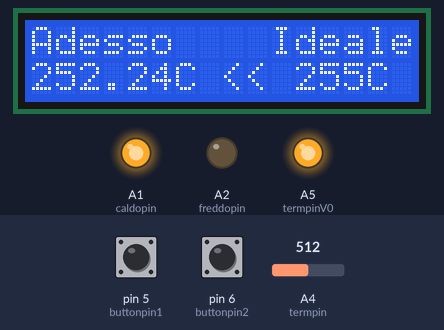
The sketch below on a simulated Arduino Uno, built with avr-gcc and run on an emulated ATmega328P. On the bench: 16×2 character LCD, output pins drawn as LEDs (lit = HIGH). Inputs (shaded band) come from the test bench; at power-on: A4 (termpin) = 512, pin 5 (buttonpin1) LOW, pin 6 (buttonpin2) LOW. EEPROM starts erased; pins used as bus, display or sensor lines are not drawn.

Above: at 1.2 s.
1.3 s: A4 (termpin) set to 516
At 2.2 s:
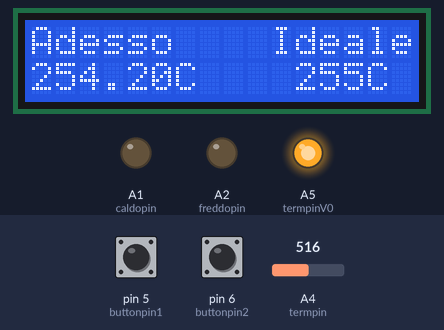
2.8 s: pin 5 (buttonpin1) pulled HIGH for 1 s
At 5.0 s:
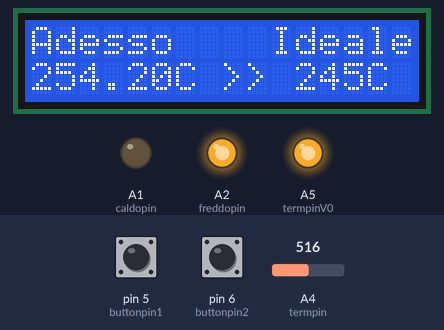
5.3 s: pin 6 (buttonpin2) pulled HIGH for 0.15 s
At 6.5 s:
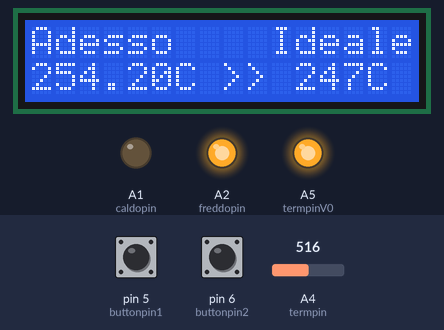
7.0 s: pin 6 (buttonpin2) pulled HIGH for 1 s
At 8.4 s:
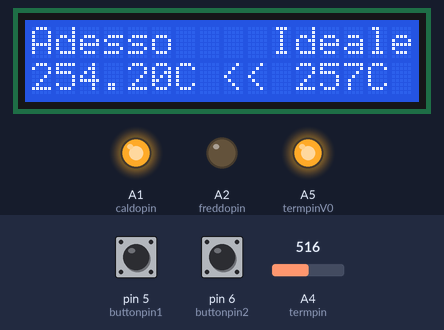
9.5 s: A4 (termpin) set to 511
At 10.7 s:
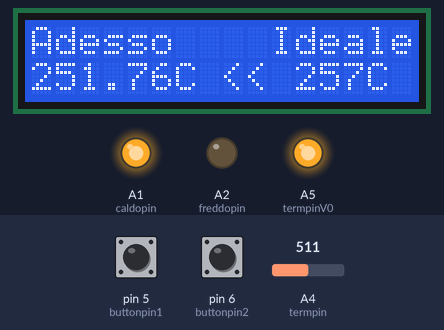
11.0 s: pin 5 (buttonpin1) pulled HIGH for 0.15 s
At 11.9 s:
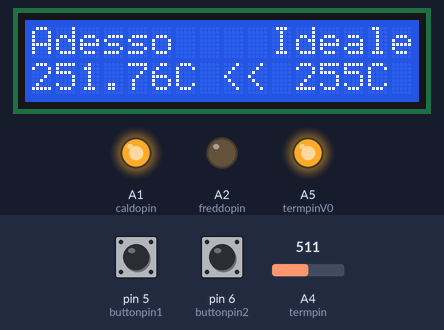
Timing chart, 0 to 13.7 s (numbered marks = the images above; inputs shaded):
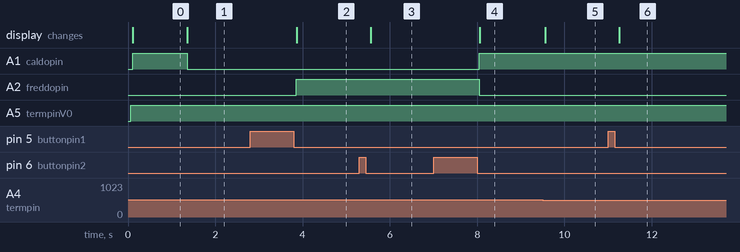

The sketch:

termostato_frigo.ino
```cpp
// include the library code:
#include <LiquidCrystal.h>
#include <EEPROM.h>

// initialize the library with the numbers of the interface pins
LiquidCrystal lcd(4,2,10,11,12,13);

const char displayvcc=8;
const char displaygnd=7;
const char buttonpin1=5;
const char buttonpin2=6;
const char termpin=A4;
const char termpinV0=A5;
const char termpingnd=A3;
const char freddopin=A2;

const char caldopin=A1;

int buttonstate1=0;
int buttonstate2=0;
int freddo;
int caldo;
float tempread;
float tempattuale;
int temp=EEPROM.read(0);
String sugiu;

void setup() {
  // set up the LCD's number of columns and rows:
  lcd.begin(16, 2);
  pinMode(displayvcc, OUTPUT);
  pinMode(displaygnd, OUTPUT);
  pinMode(termpin, INPUT);
  pinMode(buttonpin1, INPUT);
  pinMode(buttonpin2, INPUT);
  pinMode(caldopin, OUTPUT);
  pinMode(freddopin, OUTPUT);

  pinMode(termpinV0, OUTPUT);
  pinMode(termpingnd, OUTPUT);
}

void loop() {
  digitalWrite(displayvcc, HIGH);
  digitalWrite(displaygnd, LOW);
  digitalWrite(termpinV0, HIGH);
  digitalWrite(termpingnd, LOW);
  buttonstate1 = digitalRead(buttonpin1);
  buttonstate2 = digitalRead(buttonpin2);
  if (buttonstate1 == HIGH) {
  temp=temp-1;
  EEPROM.write(0,temp);
  delay(100);
  goto fine;
  }
  if (buttonstate2 == HIGH) {
  temp=temp+1;
  EEPROM.write(0,temp);
  delay(100);
  goto fine;
  }
  //tempattuale=(float) analogRead(termpin)*500/1023+2;
  tempread=analogRead(termpin);
  delay(2);
  tempread=tempread+analogRead(termpin);
  delay(2);
  tempread=tempread+analogRead(termpin);
  delay(2);
  tempread=tempread+analogRead(termpin);
  delay(2);
  tempread=tempread+analogRead(termpin);
  delay(2);
  tempread=tempread+analogRead(termpin);
  delay(2);
  tempread=tempread+analogRead(termpin);
  delay(2);
  tempread=tempread+analogRead(termpin);
  delay(2);
  tempread=tempread+analogRead(termpin);
  delay(2);
  tempread=tempread+analogRead(termpin);
  delay(2);
  tempread=tempread+analogRead(termpin);
  delay(2);
  tempread=tempread+analogRead(termpin);
  delay(2);
  tempread=tempread+analogRead(termpin);
  delay(2);
  tempread=tempread+analogRead(termpin);
  delay(2);
  tempread=tempread+analogRead(termpin);
  delay(2);
  tempread=tempread+analogRead(termpin);
  delay(2);
  tempread=tempread+analogRead(termpin);
  delay(2);
  tempread=tempread+analogRead(termpin);
  delay(2);
  tempread=tempread+analogRead(termpin);
  delay(2);
  tempread=tempread+analogRead(termpin);
  delay(2);
  tempattuale=tempread/1023*25+2;

  sugiu="    ";
  if (tempattuale > (temp+2)) {
    digitalWrite(freddopin, HIGH);
    digitalWrite(caldopin, LOW);
    sugiu=" >> ";
    }
  if (tempattuale < (temp-2)) {
    digitalWrite(freddopin, LOW);
    digitalWrite(caldopin, HIGH);
    sugiu=" << ";
    }
  if (tempattuale > temp-1 && tempattuale < temp+1) {
    sugiu="    ";
    digitalWrite(caldopin, LOW);
    digitalWrite(freddopin, LOW);
  }
  lcd.clear();
  lcd.setCursor(0, 0);
  lcd.print("Adesso    Ideale.");
  lcd.setCursor(0, 1);
  lcd.print(tempattuale);
  lcd.print("C");
  lcd.print(sugiu);
  lcd.print(temp);
  lcd.print("C");
  delay(200);
  fine:;
}
```

Measured:
- the behaviour switches between 515 and 516 on A4 (termpin) (found by bisection; images 0 and 1)
- after the input at 1.3 s, A1 (caldopin): HIGH → LOW after 0.05 s; the display: changes after 0.06 s (image 1)
- after the input at 2.8 s, A2 (freddopin): LOW → HIGH after 1.1 s; the display: changes after 1.1 s (image 2)
- after the input at 5.3 s, the display: changes after 0.26 s (image 3)
- after the input at 7.0 s, A1 (caldopin): LOW → HIGH after 1.1 s; A2 (freddopin): HIGH → LOW after 1.1 s; the display: changes after 1.1 s (image 4)
- after the input at 9.5 s, the display: changes after 0.06 s (image 5)
- after the input at 11.0 s, the display: changes after 0.26 s (image 6)
